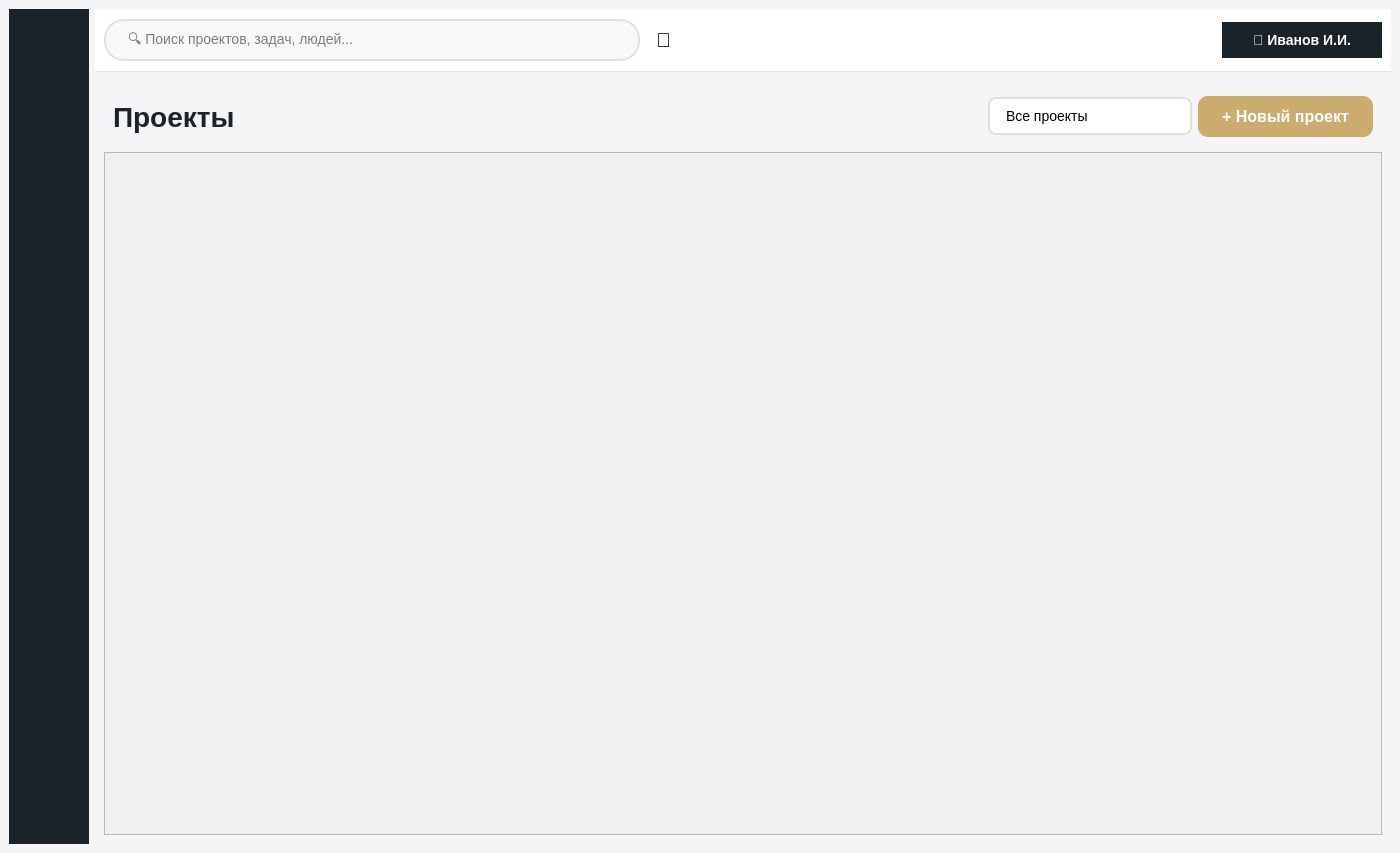
<?xml version="1.0" encoding="UTF-8"?>
<ui version="4.0">
 <class>MainWindow</class>
 <widget class="QMainWindow" name="MainWindow">
  <property name="geometry">
   <rect>
    <x>0</x>
    <y>0</y>
    <width>1400</width>
    <height>853</height>
   </rect>
  </property>
  <property name="windowTitle">
   <string>МАЗ - Система управления проектами</string>
  </property>
  <property name="styleSheet">
   <string notr="true">QMainWindow {
    background-color: #F5F5F7;
    font-family: 'Segoe UI', Arial;
}

/* Общие стили для кнопок */
QPushButton[styleClass=&quot;gold&quot;] {
    background-color: #ccab6e;
    color: white;
    border-radius: 10px;
    font-weight: bold;
    font-size: 18px;
    border: none;
    padding: 12px 24px;
}
QPushButton[styleClass=&quot;gold&quot;]:hover {
    background-color: #998664;
}
QPushButton[styleClass=&quot;gold&quot;]:pressed {
    background-color: #7a6a50;
}

QPushButton[styleClass=&quot;red&quot;] {
    background-color: #D22730;
    color: white;
    border-radius: 10px;
    font-weight: bold;
    font-size: 18px;
    border: none;
    padding: 12px 24px;
}
QPushButton[styleClass=&quot;red&quot;]:hover {
    background-color: #862633;
}
QPushButton[styleClass=&quot;red&quot;]:pressed {
    background-color: #6a1e29;
}

QPushButton[styleClass=&quot;gray&quot;] {
    background-color: #1B232A;
    color: white;
    border: none;
    border-radius: 10px;
    padding: 8px 12px;
    font-size: 13px;
    font-weight: bold;
}
QPushButton[styleClass=&quot;gray&quot;]:hover {
    background-color: #D9D9D6;
    color: black;
}
QPushButton[styleClass=&quot;gray&quot;]:pressed {
    background-color: #B8B8B5;
}

/* Стили для карточек */
QFrame.projectCard {
    background-color: white;
    border-radius: 12px;
    border: 1px solid #E0E0E0;
}
QFrame.projectCard:hover {
    border: 2px solid #ccab6e;
    background-color: #FFFDF6;
}

/* Стили для прогресс-бара */
QProgressBar {
    border: 1px solid #E0E0E0;
    border-radius: 6px;
    text-align: center;
    background-color: white;
    height: 20px;
}
QProgressBar::chunk {
    background-color: #D22730;
    border-radius: 6px;
}

/* Стили для меток проекта */
QLabel.projectInfo {
    font-size: 12px;
    color: #666;
    padding: 2px 0px;
}

QLabel.projectDate {
    font-size: 11px;
    color: #999;
    padding: 1px 0px;
}

QLabel.projectParticipants {
    font-size: 11px;
    color: #666;
    padding: 1px 0px;
}</string>
  </property>
  <widget class="QWidget" name="centralwidget">
   <layout class="QHBoxLayout" name="horizontalLayout">
    <item>
     <widget class="QFrame" name="leftPanel">
      <property name="minimumSize">
       <size>
        <width>80</width>
        <height>0</height>
       </size>
      </property>
      <property name="maximumSize">
       <size>
        <width>280</width>
        <height>16777215</height>
       </size>
      </property>
      <property name="styleSheet">
       <string notr="true">QFrame#leftPanel {
    background-color: #1B232A;
    border-radius: 0px;
}</string>
      </property>
      <property name="frameShape">
       <enum>QFrame::Shape::StyledPanel</enum>
      </property>
      <property name="frameShadow">
       <enum>QFrame::Shadow::Raised</enum>
      </property>
     </widget>
    </item>
    <item>
     <layout class="QVBoxLayout" name="verticalLayout">
      <item>
       <widget class="QFrame" name="topPanel">
        <property name="styleSheet">
         <string notr="true">QFrame#topPanel {
    background-color: white;
    border-radius: 0px;
    border-bottom: 1px solid #E0E0E0;
}</string>
        </property>
        <property name="frameShape">
         <enum>QFrame::Shape::StyledPanel</enum>
        </property>
        <property name="frameShadow">
         <enum>QFrame::Shadow::Raised</enum>
        </property>
        <layout class="QHBoxLayout" name="horizontalLayout_2">
         <item>
          <widget class="QLineEdit" name="searchInput">
           <property name="styleSheet">
            <string notr="true">QLineEdit {
    border: 2px solid #E0E0E0;
    border-radius: 20px;
    padding: 10px 20px;
    font-size: 14px;
    background-color: #F8F9FA;
}
QLineEdit:focus {
    border: 2px solid #ccab6e;
    background-color: white;
}</string>
           </property>
           <property name="placeholderText">
            <string>🔍 Поиск проектов, задач, людей...</string>
           </property>
          </widget>
         </item>
         <item>
          <widget class="QPushButton" name="btnNotifications">
           <property name="styleSheet">
            <string notr="true">QPushButton {
    background-color: transparent;
    border: none;
    font-size: 20px;
    padding: 10px;
}
QPushButton:hover {
    background-color: #F0F0F0;
    border-radius: 10px;
}</string>
           </property>
           <property name="text">
            <string>🔔</string>
           </property>
          </widget>
         </item>
         <item>
          <spacer name="horizontalSpacer_4">
           <property name="orientation">
            <enum>Qt::Orientation::Horizontal</enum>
           </property>
           <property name="sizeHint" stdset="0">
            <size>
             <width>40</width>
             <height>20</height>
            </size>
           </property>
          </spacer>
         </item>
         <item>
          <widget class="QPushButton" name="btnProfile">
           <property name="styleSheet">
            <string notr="true">QPushButton {
    background-color: #1B232A;
    color: white;
    border-radius: 20px;
    font-weight: bold;
    font-size: 14px;
    border: none;
    padding: 10px 20px;
    min-width: 120px;
}
QPushButton:hover {
    background-color: #2C3640;
}</string>
           </property>
           <property name="text">
            <string>👤 Иванов И.И.</string>
           </property>
          </widget>
         </item>
        </layout>
       </widget>
      </item>
      <item>
       <widget class="QStackedWidget" name="contentStack">
        <property name="currentIndex">
         <number>0</number>
        </property>
        <widget class="QWidget" name="projectsPage">
         <layout class="QVBoxLayout" name="verticalLayout_3">
          <item>
           <widget class="QFrame" name="projectsHeader">
            <layout class="QHBoxLayout" name="horizontalLayout_3">
             <item>
              <widget class="QLabel" name="label_2">
               <property name="styleSheet">
                <string notr="true">QLabel {
    font-size: 28px;
    font-weight: bold;
    color: #1B232A;
}</string>
               </property>
               <property name="text">
                <string>Проекты</string>
               </property>
              </widget>
             </item>
             <item>
              <spacer name="horizontalSpacer">
               <property name="orientation">
                <enum>Qt::Orientation::Horizontal</enum>
               </property>
               <property name="sizeHint" stdset="0">
                <size>
                 <width>40</width>
                 <height>20</height>
                </size>
               </property>
              </spacer>
             </item>
             <item>
              <widget class="QComboBox" name="filterCombo">
               <property name="styleSheet">
                <string notr="true">QComboBox {
    border: 2px solid #E0E0E0;
    border-radius: 8px;
    padding: 8px 16px;
    font-size: 14px;
    background-color: white;
    min-width: 150px;
}
QComboBox:hover {
    border: 2px solid #ccab6e;
}
QComboBox::drop-down {
    border: none;
}</string>
               </property>
               <item>
                <property name="text">
                 <string>Все проекты</string>
                </property>
               </item>
               <item>
                <property name="text">
                 <string>Мои проекты</string>
                </property>
               </item>
               <item>
                <property name="text">
                 <string>Редактирую</string>
                </property>
               </item>
              </widget>
             </item>
             <item>
              <widget class="QPushButton" name="btnCreateProject">
               <property name="maximumSize">
                <size>
                 <width>16777215</width>
                 <height>41</height>
                </size>
               </property>
               <property name="styleSheet">
                <string notr="true">QPushButton {
    background-color: #ccab6e;
    color: white;
    border-radius: 10px;
    font-weight: bold;
    font-size: 16px;
    border: none;
    padding: 12px 24px;
}
QPushButton:hover {
    background-color: #998664;
}
QPushButton:pressed {
    background-color: #7a6a50;
}</string>
               </property>
               <property name="text">
                <string>+ Новый проект</string>
               </property>
              </widget>
             </item>
            </layout>
           </widget>
          </item>
          <item>
           <widget class="QScrollArea" name="scrollArea">
            <property name="widgetResizable">
             <bool>true</bool>
            </property>
            <widget class="QWidget" name="scrollAreaWidgetContents">
             <property name="geometry">
              <rect>
               <x>0</x>
               <y>0</y>
               <width>1274</width>
               <height>676</height>
              </rect>
             </property>
             <layout class="QGridLayout" name="projectsGrid">
              <property name="leftMargin">
               <number>10</number>
              </property>
              <property name="topMargin">
               <number>10</number>
              </property>
              <property name="rightMargin">
               <number>10</number>
              </property>
              <property name="bottomMargin">
               <number>10</number>
              </property>
              <property name="spacing">
               <number>15</number>
              </property>
             </layout>
            </widget>
           </widget>
          </item>
         </layout>
        </widget>
        <widget class="QWidget" name="myTasksPage"/>
        <widget class="QWidget" name="otherTasksPage"/>
        <widget class="QWidget" name="ganttPage"/>
        <widget class="QWidget" name="analyticsPage"/>
        <widget class="QWidget" name="chatPage"/>
        <widget class="QWidget" name="recyclingPage"/>
        <widget class="QWidget" name="settingsPage"/>
       </widget>
      </item>
     </layout>
    </item>
   </layout>
  </widget>
 </widget>
 <resources/>
 <connections/>
</ui>
